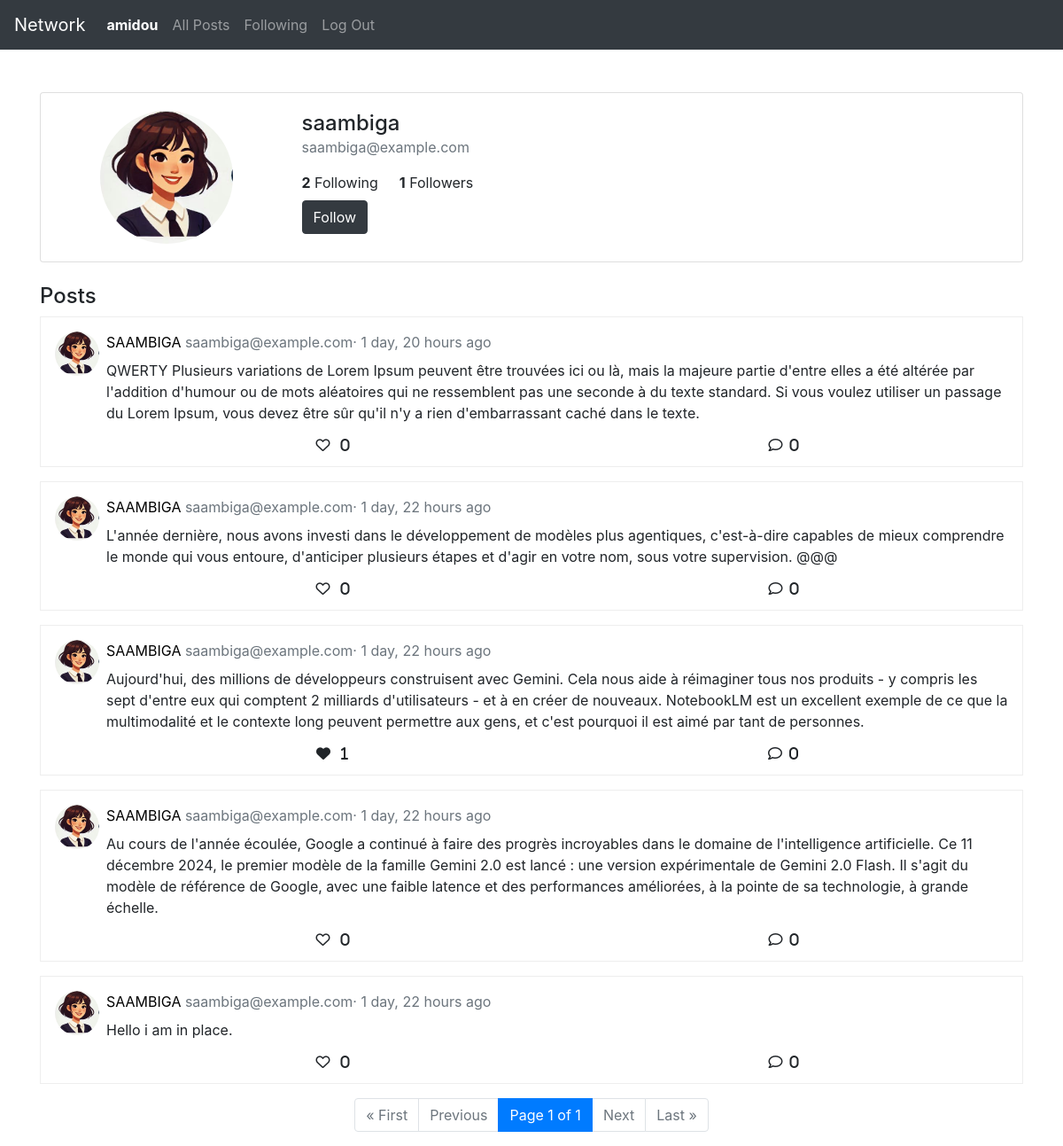
The page /profile/saambiga (signed in) on the database its author committed.
### network/models.py (models this page shows)
class User(AbstractUser):
    bio = models.TextField(blank=True)
    user_img = models.ImageField(upload_to='user_images/', default="user_images/blank_user_img.png")
    def is_followed_by(self, user):
        return self.followers.filter(follower=user).exists()

class Post(models.Model):
    user = models.ForeignKey(User, on_delete=models.CASCADE)
    content = models.TextField()
    created_at = models.DateTimeField(auto_now_add=True)

### network/views.py (the view)
# urls.py: path("profile/<str:username>", views.profile, name="profile"),
def profile(request, username):
    profile_user = User.objects.get(username=username)
    posts_list = Post.objects.filter(user=profile_user).order_by('-created_at')
    if request.user.is_authenticated:
        for post in posts_list:
            post.user_liked = post.likes.filter(user=request.user).exists()
    paginator = Paginator(posts_list, 10)
    page_number = request.GET.get('page')
    posts = paginator.get_page(page_number)
    is_following = profile_user.is_followed_by(request.user) if request.user.is_authenticated else False
    return render(request, "network/profile.html", context={
        'profile_user': profile_user,
        'posts': posts,
        'is_following': is_following
    })

### network/templates/network/profile.html (shortened to what this page needs)
{% extends "network/layout.html" %}
{% block body %}
<div class="row mt-4">
    <div class="col-12">
        <div class="card">
            <div class="card-body">
                <div class="row">
                    <div class="col-md-3 text-center">
                        <img src="{{  profile_user.user_img.url }}" class="rounded-circle profile-img-lg" alt="Profile Picture">
                    </div>
                    <div class="col-md-9">
                        <h4 class="mb-0">{{profile_user.username}}</h4>
                        <p class="text-muted">{{profile_user.email}}</p>
                        <div class="d-flex mb-2">
                            <div class="mr-4">
                                <strong class="followings">{{ profile_user.following.count }}</strong> Following
                            </div>
                            <div>
                                <strong class="followers">{{ profile_user.followers.count }}</strong> Followers
                            </div>
                        </div>
                        <div class="d-flex justify-content-between w-100">
                            {% if user.is_authenticated %}
                                {% if user == profile_user %}
                                    <button class="btn btn-primary">Edit Profile</button>
                                {% else %}
                                    {% if is_following %}
                                        <button  data-user-id="{{ profile_user.id }}" class="btn btn-danger follow">Unfollow</button>
                                    {% else %}
                                        <button  data-user-id="{{ profile_user.id }}" class="btn btn-dark follow">Follow</button>
                                    {% endif %}
                                {% endif %}
                            {% endif %}
                        </div>
                    </div>
                </div>
            </div>
        </div>
    </div>
</div>
<div class="row">
    <div class="col-12">
        <h4 class="mt-4">Posts</h4>
    {% include "network/posts.html" %}
    </div>
</div>
{% endblock %}

### network/templates/network/layout.html (shortened to what this page needs)
{% load static %}
<!DOCTYPE html>
<html lang="en">
    <head>
        <link rel="stylesheet" href="https://stackpath.bootstrapcdn.com/bootstrap/4.4.1/css/bootstrap.min.css">
        <link rel="stylesheet" href="https://cdnjs.cloudflare.com/ajax/libs/font-awesome/6.0.0/css/all.min.css">
        <link href="{% static 'network/styles.css' %}" rel="stylesheet">
    </head>
    <body>
        <nav class="navbar navbar-expand-lg bg-dark navbar-dark fixed-top ">
            <a class="navbar-brand" href="#">Network</a>
            <div>
              <ul class="navbar-nav mr-auto">
                {% if user.is_authenticated %}
                    <li class="nav-item">
                        <a
                            id="user-authenticated" data-user-authenticated="{{ user.username }}"
                            class="nav-link {% if request.resolver_match.url_name == 'profile' %}active{% endif %}"
                            href="{% url 'profile' user.username %}"
                        >
                            <strong>{{ user.username }}</strong>
                        </a>
                    </li>
                {% endif %}
                <li class="nav-item">
                  <a class="nav-link {% if request.resolver_match.url_name == 'index' %}active{% endif %}" href="{% url 'index' %}">All Posts</a>
                </li>
                {% if user.is_authenticated %}
                    <li class="nav-item">
                        <a class="nav-link {% if request.resolver_match.url_name == 'following' %}active{% endif %}" href="{% url 'following' %}">Following</a>
                    </li>
                    <li class="nav-item">
                        <a class="nav-link {% if request.resolver_match.url_name == 'logout' %}active{% endif %}" href="{% url 'logout' %}">Log Out</a>
                    </li>
                {% endif %}
              </ul>
            </div>
          </nav>
        <div class="body">
            <div class="container">
                <div class="row">
                    <div class="col-12">
                        {% block body %}
                        {% endblock %}
                    </div>
                </div>
            </div>
        </div>
    </body>
</html>

### network/templates/network/posts.html (shortened to what this page needs)
{% load static %}
{% block posts%}
    <div class="posts">
        {% for post in posts%}
        <div
            class="post-box"
            data-post-id="{{ post.id }}"
        >
            <div class="d-flex">
                <img src="{{ post.user.user_img.url }}" class="profile-img me-2 mr-2" alt="Profile">
                <div class="d-flex flex-column flex-grow-1">
                    <div class="mb-0 pb-2">
                        <a href="{% url 'profile' post.user.username %}">{{post.user.username|upper}} </a>
                        <span class="text-muted">
                            {{post.user.email}}·
                            {{post.created_at|timesince }} ago
                        </span>
                    </div>
                    <p
                        id="post-content-{{ post.id }}"
                        data-post-id="{{ post.id }}"
                        >
                        {{post.content}}
                    </p>
                    <div class="d-flex justify-content-around w-100">
                        <i
                            data-post-id="{{ post.id }}"
                            {% if post.user_liked %}
                                data-post-liked=True
                                class="like fas fa-heart"
                            {% else %}
                                class="like far fa-heart"
                                data-post-liked=False
                            {% endif %}
                        >
                            <span class="pl-2 likes-count">{{ post.likes.count }}</span>
                    </i>
                        <i class="comment far fa-comment"><span class="pl-2">0</span></i>
                    </div>
                </div>
            </div>
        </div>
        {% endfor %}
        <nav aria-label="Page navigation example" class="d-flex justify-content-center">
            <ul class="pagination">
                {% if posts.has_previous %}
                    <li class="page-item"><a class="page-link" href="?page=1">&laquo; First</a></li>
                    <li class="page-item"><a class="page-link" href="?page={{ posts.previous_page_number }}">Previous</a></li>
                {% else %}
                    <li class="page-item disabled"><span class="page-link">&laquo; First</span></li>
                    <li class="page-item disabled"><span class="page-link">Previous</span></li>
                {% endif %}
                <li class="page-item active"><span class="page-link">Page {{ posts.number }} of {{ posts.paginator.num_pages }}</span></li>
                {% if posts.has_next %}
                    <li class="page-item"><a class="page-link" href="?page={{ posts.next_page_number }}">Next</a></li>
                    <li class="page-item"><a class="page-link" href="?page={{ posts.paginator.num_pages }}">Last &raquo;</a></li>
                {% else %}
                    <li class="page-item disabled"><span class="page-link">Next</span></li>
                    <li class="page-item disabled"><span class="page-link">Last &raquo;</span></li>
                {% endif %}
            </ul>
        </nav>
    </div>
{% endblock %}

### network/static/network/styles.css (style rules this page uses)
.body { padding-top: 80px; }
.post-box { border: 1px solid #eee; padding: 1rem; margin-bottom: 1rem; }
.post-box a { text-decoration: none; color: black; }
.post-box i { cursor: pointer; }
.post-box i { transition: transform 0.2s ease-in-out; }
.profile-img { width: 50px; height: 50px; border-radius: 50%; }
.profile-img-lg { width: 150px; height: 150px; border-radius: 50%; }

### rows shown on the page
User: username "amidou"
User: user_img (placeholder picture), username "saambiga", email "saambiga@example.com", following.count "2", followers.count "1"
Post: user.user_img (placeholder picture), user.username "SAAMBIGA", user.email "saambiga@example.com", created_at "1 day, 20 hours", content "QWERTY Plusieurs variations de Lorem Ipsum peuvent être trouvées ici ou là, mais la majeure partie d'entre elles a été altérée par l'addition d'humour ou de mots aléatoires qui ne ressemblent pas une seconde à du texte standard. Si vous voulez utiliser un passage du Lorem Ipsum, vous devez être sûr qu'il n'y a rien d'embarrassant caché dans le texte.", likes.count "0"
Post: user.user_img (placeholder picture), user.username "SAAMBIGA", user.email "saambiga@example.com", created_at "1 day, 22 hours", content "L'année dernière, nous avons investi dans le développement de modèles plus agentiques, c'est-à-dire capables de mieux comprendre le monde qui vous entoure, d'anticiper plusieurs étapes et d'agir en votre nom, sous votre supervision. @@@", likes.count "0"
Post: user.user_img (placeholder picture), user.username "SAAMBIGA", user.email "saambiga@example.com", created_at "1 day, 22 hours", content "Aujourd'hui, des millions de développeurs construisent avec Gemini. Cela nous aide à réimaginer tous nos produits - y compris les sept d'entre eux qui comptent 2 milliards d'utilisateurs - et à en créer de nouveaux. NotebookLM est un excellent exemple de ce que la multimodalité et le contexte long peuvent permettre aux gens, et c'est pourquoi il est aimé par tant de personnes.", likes.count "1"
Post: user.user_img (placeholder picture), user.username "SAAMBIGA", user.email "saambiga@example.com", created_at "1 day, 22 hours", content "Au cours de l'année écoulée, Google a continué à faire des progrès incroyables dans le domaine de l'intelligence artificielle. Ce 11 décembre 2024, le premier modèle de la famille Gemini 2.0 est lancé : une version expérimentale de Gemini 2.0 Flash. Il s'agit du modèle de référence de Google, avec une faible latence et des performances améliorées, à la pointe de sa technologie, à grande échelle.", likes.count "0"
Post: user.user_img (placeholder picture), user.username "SAAMBIGA", user.email "saambiga@example.com", created_at "1 day, 22 hours", content "Hello i am in place.", likes.count "0"

### other values the page prints
{{ posts.number }} "1"
{{ posts.paginator.num_pages }} "1"
